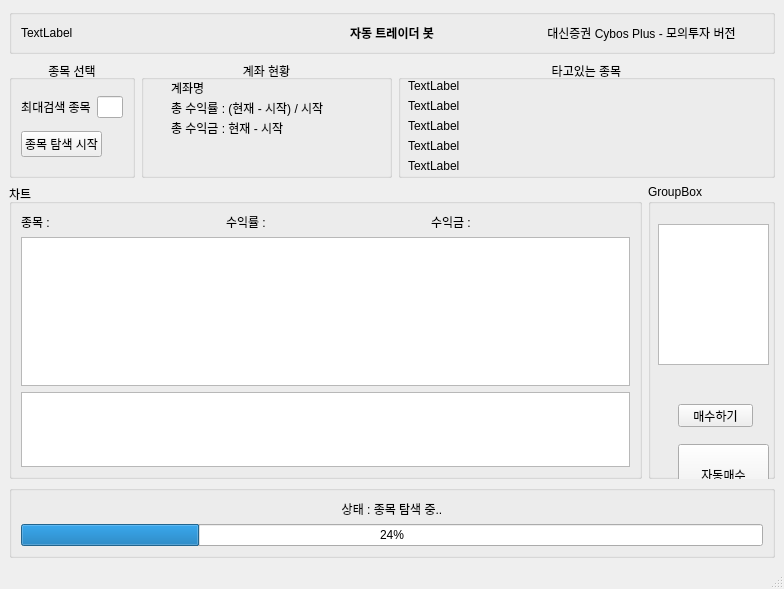
<?xml version="1.0" encoding="UTF-8"?>
<ui version="4.0">
 <class>MainWindow</class>
 <widget class="QMainWindow" name="MainWindow">
  <property name="geometry">
   <rect>
    <x>0</x>
    <y>0</y>
    <width>784</width>
    <height>589</height>
   </rect>
  </property>
  <property name="windowTitle">
   <string extracomment="트레이더">Trader</string>
  </property>
  <widget class="QWidget" name="centralwidget">
   <property name="sizePolicy">
    <sizepolicy hsizetype="Expanding" vsizetype="Preferred">
     <horstretch>0</horstretch>
     <verstretch>0</verstretch>
    </sizepolicy>
   </property>
   <layout class="QVBoxLayout" name="verticalLayout_4">
    <item>
     <layout class="QVBoxLayout" name="verticalLayout_3" stretch="1,4,10,2">
      <item>
       <widget class="QGroupBox" name="groupBox_5">
        <property name="title">
         <string/>
        </property>
        <layout class="QHBoxLayout" name="horizontalLayout_3">
         <item>
          <widget class="QLabel" name="label_time">
           <property name="text">
            <string>TextLabel</string>
           </property>
          </widget>
         </item>
         <item>
          <widget class="QLabel" name="label_cur_item_11">
           <property name="font">
            <font>
             <weight>75</weight>
             <italic>false</italic>
             <bold>true</bold>
             <underline>false</underline>
             <kerning>true</kerning>
            </font>
           </property>
           <property name="focusPolicy">
            <enum>Qt::NoFocus</enum>
           </property>
           <property name="toolTip">
            <string>단타는 성공한다</string>
           </property>
           <property name="text">
            <string>자동 트레이더 봇</string>
           </property>
           <property name="textFormat">
            <enum>Qt::AutoText</enum>
           </property>
           <property name="alignment">
            <set>Qt::AlignCenter</set>
           </property>
          </widget>
         </item>
         <item>
          <widget class="QLabel" name="label_cur_item_13">
           <property name="font">
            <font>
             <weight>50</weight>
             <italic>false</italic>
             <bold>false</bold>
             <underline>false</underline>
             <kerning>true</kerning>
            </font>
           </property>
           <property name="focusPolicy">
            <enum>Qt::NoFocus</enum>
           </property>
           <property name="toolTip">
            <string/>
           </property>
           <property name="text">
            <string>대신증권 Cybos Plus - 모의투자 버전</string>
           </property>
           <property name="textFormat">
            <enum>Qt::AutoText</enum>
           </property>
           <property name="alignment">
            <set>Qt::AlignCenter</set>
           </property>
          </widget>
         </item>
        </layout>
       </widget>
      </item>
      <item>
       <layout class="QHBoxLayout" name="horizontalLayout" stretch="1,2,3">
        <item>
         <widget class="QGroupBox" name="groupBox">
          <property name="sizePolicy">
           <sizepolicy hsizetype="Preferred" vsizetype="Preferred">
            <horstretch>0</horstretch>
            <verstretch>0</verstretch>
           </sizepolicy>
          </property>
          <property name="layoutDirection">
           <enum>Qt::LeftToRight</enum>
          </property>
          <property name="title">
           <string>종목 선택</string>
          </property>
          <property name="alignment">
           <set>Qt::AlignCenter</set>
          </property>
          <layout class="QGridLayout" name="gridLayout_3">
           <item row="0" column="0">
            <widget class="QLabel" name="label_cur_item_14">
             <property name="font">
              <font>
               <weight>50</weight>
               <italic>false</italic>
               <bold>false</bold>
               <underline>false</underline>
               <kerning>true</kerning>
              </font>
             </property>
             <property name="focusPolicy">
              <enum>Qt::NoFocus</enum>
             </property>
             <property name="toolTip">
              <string/>
             </property>
             <property name="text">
              <string>최대검색 종목</string>
             </property>
             <property name="textFormat">
              <enum>Qt::AutoText</enum>
             </property>
             <property name="alignment">
              <set>Qt::AlignCenter</set>
             </property>
            </widget>
           </item>
           <item row="0" column="1">
            <widget class="QLineEdit" name="edit_cnt">
             <property name="text">
              <string/>
             </property>
            </widget>
           </item>
           <item row="1" column="0" colspan="2">
            <widget class="QPushButton" name="btn_search">
             <property name="sizePolicy">
              <sizepolicy hsizetype="Maximum" vsizetype="Fixed">
               <horstretch>0</horstretch>
               <verstretch>0</verstretch>
              </sizepolicy>
             </property>
             <property name="cursor">
              <cursorShape>ArrowCursor</cursorShape>
             </property>
             <property name="layoutDirection">
              <enum>Qt::LeftToRight</enum>
             </property>
             <property name="text">
              <string>종목 탐색 시작</string>
             </property>
             <property name="iconSize">
              <size>
               <width>20</width>
               <height>16</height>
              </size>
             </property>
             <property name="autoDefault">
              <bool>false</bool>
             </property>
            </widget>
           </item>
          </layout>
         </widget>
        </item>
        <item>
         <widget class="QGroupBox" name="groupBox_2">
          <property name="layoutDirection">
           <enum>Qt::LeftToRight</enum>
          </property>
          <property name="title">
           <string>계좌 현황</string>
          </property>
          <property name="alignment">
           <set>Qt::AlignCenter</set>
          </property>
          <widget class="QLabel" name="label_accountName">
           <property name="geometry">
            <rect>
             <x>30</x>
             <y>20</y>
             <width>281</width>
             <height>16</height>
            </rect>
           </property>
           <property name="text">
            <string>계좌명</string>
           </property>
          </widget>
          <widget class="QLabel" name="label_profit_value">
           <property name="geometry">
            <rect>
             <x>30</x>
             <y>60</y>
             <width>281</width>
             <height>16</height>
            </rect>
           </property>
           <property name="text">
            <string>총 수익금 : 현재 - 시작</string>
           </property>
          </widget>
          <widget class="QLabel" name="label_profit">
           <property name="geometry">
            <rect>
             <x>30</x>
             <y>40</y>
             <width>281</width>
             <height>16</height>
            </rect>
           </property>
           <property name="text">
            <string>총 수익률 : (현재 - 시작) / 시작</string>
           </property>
          </widget>
         </widget>
        </item>
        <item>
         <widget class="QGroupBox" name="groupBox_4">
          <property name="title">
           <string>타고있는 종목</string>
          </property>
          <property name="alignment">
           <set>Qt::AlignCenter</set>
          </property>
          <widget class="QLabel" name="label">
           <property name="geometry">
            <rect>
             <x>10</x>
             <y>20</y>
             <width>270</width>
             <height>12</height>
            </rect>
           </property>
           <property name="text">
            <string>TextLabel</string>
           </property>
          </widget>
          <widget class="QLabel" name="label_2">
           <property name="geometry">
            <rect>
             <x>10</x>
             <y>40</y>
             <width>270</width>
             <height>12</height>
            </rect>
           </property>
           <property name="text">
            <string>TextLabel</string>
           </property>
          </widget>
          <widget class="QLabel" name="label_3">
           <property name="geometry">
            <rect>
             <x>10</x>
             <y>60</y>
             <width>270</width>
             <height>12</height>
            </rect>
           </property>
           <property name="text">
            <string>TextLabel</string>
           </property>
          </widget>
          <widget class="QLabel" name="label_4">
           <property name="geometry">
            <rect>
             <x>10</x>
             <y>80</y>
             <width>270</width>
             <height>12</height>
            </rect>
           </property>
           <property name="text">
            <string>TextLabel</string>
           </property>
          </widget>
          <widget class="QLabel" name="label_5">
           <property name="geometry">
            <rect>
             <x>10</x>
             <y>100</y>
             <width>270</width>
             <height>12</height>
            </rect>
           </property>
           <property name="text">
            <string>TextLabel</string>
           </property>
          </widget>
         </widget>
        </item>
       </layout>
      </item>
      <item>
       <layout class="QHBoxLayout" name="horizontalLayout_2" stretch="5,1">
        <item>
         <widget class="QGroupBox" name="groupBox_3">
          <property name="title">
           <string>차트</string>
          </property>
          <layout class="QGridLayout" name="gridLayout_2" rowstretch="1,10,5">
           <item row="0" column="0">
            <widget class="QLabel" name="label_cur_item">
             <property name="text">
              <string>종목 : </string>
             </property>
            </widget>
           </item>
           <item row="0" column="1">
            <widget class="QLabel" name="label_cur_item_3">
             <property name="text">
              <string>수익률 : </string>
             </property>
            </widget>
           </item>
           <item row="0" column="2">
            <widget class="QLabel" name="label_cur_item_10">
             <property name="text">
              <string>수익금 : </string>
             </property>
            </widget>
           </item>
           <item row="1" column="0" colspan="3">
            <widget class="QChartView" name="chart_candlestick">
             <property name="sizePolicy">
              <sizepolicy hsizetype="Expanding" vsizetype="Expanding">
               <horstretch>0</horstretch>
               <verstretch>0</verstretch>
              </sizepolicy>
             </property>
            </widget>
           </item>
           <item row="2" column="0" colspan="3">
            <widget class="QChartView" name="chart_vol"/>
           </item>
          </layout>
         </widget>
        </item>
        <item>
         <widget class="QGroupBox" name="groupBox_6">
          <property name="title">
           <string>GroupBox</string>
          </property>
          <widget class="QPushButton" name="btn_buy">
           <property name="geometry">
            <rect>
             <x>30</x>
             <y>220</y>
             <width>75</width>
             <height>23</height>
            </rect>
           </property>
           <property name="text">
            <string>매수하기</string>
           </property>
          </widget>
          <widget class="QPushButton" name="pushButton_5">
           <property name="geometry">
            <rect>
             <x>30</x>
             <y>260</y>
             <width>91</width>
             <height>61</height>
            </rect>
           </property>
           <property name="text">
            <string>자동매수</string>
           </property>
          </widget>
          <widget class="QListWidget" name="listWidget">
           <property name="geometry">
            <rect>
             <x>10</x>
             <y>40</y>
             <width>111</width>
             <height>141</height>
            </rect>
           </property>
          </widget>
         </widget>
        </item>
       </layout>
      </item>
      <item>
       <widget class="QGroupBox" name="groupBox_7">
        <property name="title">
         <string/>
        </property>
        <layout class="QVBoxLayout" name="verticalLayout">
         <item>
          <widget class="QLabel" name="label_stat">
           <property name="text">
            <string>상태 : 종목 탐색 중..</string>
           </property>
           <property name="alignment">
            <set>Qt::AlignCenter</set>
           </property>
          </widget>
         </item>
         <item>
          <widget class="QProgressBar" name="progressBar">
           <property name="value">
            <number>24</number>
           </property>
          </widget>
         </item>
        </layout>
       </widget>
      </item>
     </layout>
    </item>
   </layout>
  </widget>
  <widget class="QStatusBar" name="statusbar"/>
 </widget>
 <customwidgets>
  <customwidget>
   <class>QChartView</class>
   <extends>QGraphicsView</extends>
   <header>PyQt5.QtChart</header>
  </customwidget>
 </customwidgets>
 <resources/>
 <connections/>
</ui>
